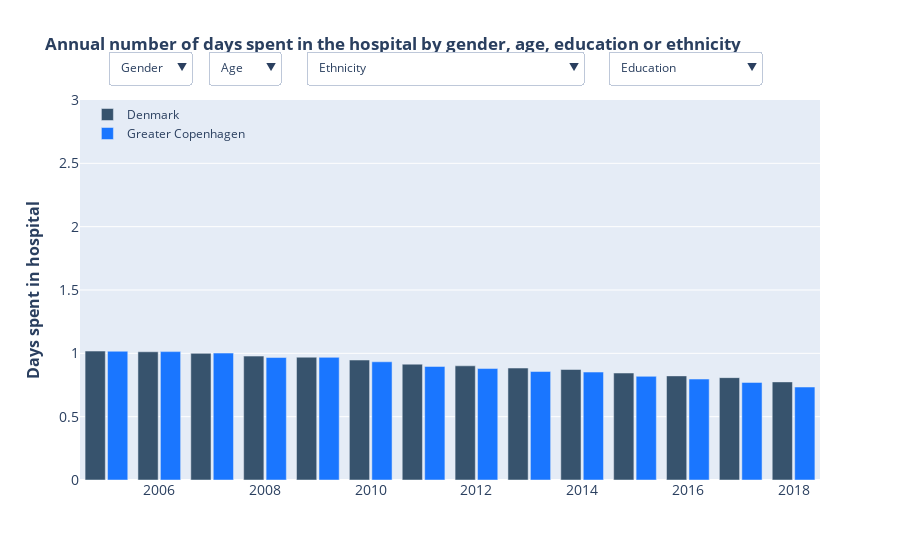

Source (notebook cell):
### Markdown cell above
### Interactive visualization for days in hospital with filters for age, gender, education and ethnicity

### Code cell
# Create the initial plot
fig = go.Figure()
# Line plot (commented out)
#fig = px.line(df_income, x='year', y='count', color='municipality', markers=True, width=900, height=400)
#fig.update_traces(line_color='rgb(55, 83, 109)', selector=dict(name='Denmark'))
#fig.update_traces(line_color='rgb(26, 118, 255)', selector=dict(name='Greater Copenhagen'))
# Bar plot 
fig.add_trace(go.Bar(x=years,
                y=dk_yearly_avg_hosp_days,
                name='Denmark',
                marker_color='rgb(55, 83, 109)'
                ))
fig.add_trace(go.Bar(x=years,
                y=cop_yearly_avg_hosp_days,
                name='Greater Copenhagen',
                marker_color='rgb(26, 118, 255)'
                ))

# Define the dropdown menu
genders = df_cop_dk.gender.unique()
buttons = []
# Add button for all genders
buttons.append(dict(method='update',
                    label='Gender',
                    args=[{'x': [years]*2,
                           'y': [dk_yearly_avg_hosp_days, cop_yearly_avg_hosp_days],
                           'visible': [True]*2}],
                    )
             )


# Add button for each gender
for gender in genders:
    dk_yearly_avg_count = df_cop_dk[(df_cop_dk.municipality=='Denmark') & (df_cop_dk.gender==gender)].groupby(['year', 'municipality', 'gender'])['weighted_days_gen_mun'].sum()
    cop_yearly_avg_count = df_cop_dk[(df_cop_dk.municipality=='Greater Copenhagen') & (df_cop_dk.gender==gender)].groupby(['year', 'municipality', 'gender'])['weighted_days_gen_mun'].sum()
    buttons.append(dict(method='update',
                        label=gender,
                        args=[{'x': [years]*2,
                               'y': [dk_yearly_avg_count, cop_yearly_avg_count],
                               'visible': [True]*2}],
                        )
                        # add selection to the list of visible values
                        
                 )

# Define the dropdown menu for Age
ages = df_cop_dk.age.unique()
buttons_2 = []
# Add button for all ages
buttons_2.append(dict(method='update',
                    label='Age',
                    args=[{'x': [years]*4,
                           'y': [dk_yearly_avg_hosp_days, cop_yearly_avg_hosp_days],
                           'visible': [True]*4}],
                    )
             )
# Add button for each age
for age in ages:
    age_dk_yearly_avg_count = df_cop_dk[(df_cop_dk.municipality=='Denmark') & (df_cop_dk.age==age)].groupby(['year', 'municipality', 'age'])['weighted_days_age_mun'].sum()
    age_cop_yearly_avg_count = df_cop_dk[(df_cop_dk.municipality=='Greater Copenhagen') & (df_cop_dk.age==age)].groupby(['year', 'municipality', 'age'])['weighted_days_age_mun'].sum()
    buttons_2.append(dict(method='update',
                        label=age,
                        args=[{'x': [years]*4,
                               'y': [age_dk_yearly_avg_count, age_cop_yearly_avg_count],
                               'visible': [True]*4}],
                        )
                 )
    
# Define the dropdown menu for ethnicity
ethnicities = df_cop_dk.ethnicity.unique()
buttons_3 = []
# Add button for all ethnicities
buttons_3.append(dict(method='update',
                    label='Ethnicity',
                    args=[{'x': [years]*3,
                           'y': [dk_yearly_avg_hosp_days, cop_yearly_avg_hosp_days],
                           'visible': [True]*3}],
                    )
             )
# Add button for each ehtnicity
for ethnicity in ethnicities:
    eth_dk_yearly_avg_count = df_cop_dk[(df_cop_dk.municipality=='Denmark') & (df_cop_dk.ethnicity==ethnicity)].groupby(['year', 'municipality', 'ethnicity'])['weighted_days_eth_mun'].sum()
    eth_cop_yearly_avg_count = df_cop_dk[(df_cop_dk.municipality=='Greater Copenhagen') & (df_cop_dk.ethnicity==ethnicity)].groupby(['year', 'municipality', 'ethnicity'])['weighted_days_eth_mun'].sum()
    buttons_3.append(dict(method='update',
                        label=ethnicity,
                        args=[{'x': [years]*3,
                               'y': [eth_dk_yearly_avg_count, eth_cop_yearly_avg_count],
                               'visible': [True]*3}],
    )
                       )
    
# Define the dropdown menu for education
educations = df_cop_dk.education.unique()
buttons_4 = []
# Add button for all educations
buttons_4.append(dict(method='update',
                    label='Education',
                    args=[{'x': [years]*2,
                           'y': [dk_yearly_avg_hosp_days, cop_yearly_avg_hosp_days],
                           'visible': [True]*2}],
                    )
             )
# Add button for each education
for education in educations:
    edu_dk_yearly_avg_count = df_cop_dk[(df_cop_dk.municipality=='Denmark') & (df_cop_dk.education==education)].groupby(['year', 'municipality', 'education'])['weighted_days_edu_mun'].sum()
    edu_cop_yearly_avg_count = df_cop_dk[(df_cop_dk.municipality=='Greater Copenhagen') & (df_cop_dk.education==education)].groupby(['year', 'municipality', 'education'])['weighted_days_edu_mun'].sum()
    buttons_4.append(dict(method='update',
                        label=education,
                        args=[{'x': [years]*2,
                               'y': [edu_dk_yearly_avg_count, edu_cop_yearly_avg_count],
                               'visible': [True]*2}],
    )
                       )

updatemenus = [{'buttons': buttons,
                'direction': 'down',
                'showactive': True,
                'active': 0,
                'y': 1.13,
                'x': 0.15}, 
                {'buttons': buttons_2,
                 'direction': 'down',
                 'showactive': True,
                 'active': 0,
                 'y': 1.13,
                 'x': 0.27}, 
                 {'buttons': buttons_3,
                 'direction': 'down',
                 'showactive': True,
                 'active': 0,
                 'y': 1.13,
                 'x': 0.68},
                 {'buttons': buttons_4,
                 'direction': 'down',
                 'showactive': True,
                 'active': 0,
                 'y': 1.13,
                 'x': 0.92}]


# Update the layout to add the dropdown menu and set the title
fig.update_layout(
    updatemenus=updatemenus,
    title='<b>Annual number of days spent in the hospital by gender, age, education or ethnicity<b>',
    xaxis_tickfont_size=14,
    xaxis=dict(
              title='',
              titlefont_size=16,
              domain=[0, 1],
    ),
    # fix the yaxis range to be the same for all plots
    yaxis=dict(
        title='<b>Days spent in hospital<b>',
        titlefont_size=16,
        tickfont_size=14,
        range=[0, 3],
    ),
    legend=dict(
        title='',
        x=0.01,
        y=1,
        bgcolor='rgba(255, 255, 255, 0)',
        bordercolor='rgba(255, 255, 255, 0)'
    ),
    barmode='group',
    bargap=0.15, # gap between bars of adjacent location coordinates.
    bargroupgap=0.1 # gap between bars of the same location coordinate.
)
fig.write_html('dk_cph_days_hospital_bar.html')
fig.show()

### Figure 1 — Plotly figure (JSON) as saved in the notebook; plotly's stock layout.template omitted (floating-point values rounded to 4 significant figures)
{"data": [{"marker": {"color": "rgb(55, 83, 109)"}, "name": "Denmark", "type": "bar", "x": [2005, 2006, 2007, 2008, 2009, 2010, 2011, 2012, 2013, 2014, 2015, 2016, 2017, 2018], "y": [1.018, 1.012, 0.9998, 0.9782, 0.9695, 0.9472, 0.9145, 0.9014, 0.8838, 0.8723, 0.8445, 0.822, 0.8082, 0.7745]}, {"marker": {"color": "rgb(26, 118, 255)"}, "name": "Greater Copenhagen", "type": "bar", "x": [2005, 2006, 2007, 2008, 2009, 2010, 2011, 2012, 2013, 2014, 2015, 2016, 2017, 2018], "y": [1.016, 1.013, 1.002, 0.9669, 0.9682, 0.9333, 0.8965, 0.8799, 0.8565, 0.8521, 0.8183, 0.7969, 0.7704, 0.734]}], "layout": {"bargap": 0.15, "bargroupgap": 0.1, "barmode": "group", "legend": {"bgcolor": "rgba(255, 255, 255, 0)", "bordercolor": "rgba(255, 255, 255, 0)", "title": {"text": ""}, "x": 0.01, "y": 1}, "title": {"text": "<b>Annual number of days spent in the hospital by gender, age, education or ethnicity<b>"}, "updatemenus": [{"active": 0, "buttons": [{"args": [{"visible": [true, true], "x": [[2005, 2006, 2007, 2008, 2009, 2010, 2011, 2012, 2013, 2014, 2015, 2016, 2017, 2018], [2005, 2006, 2007, 2008, 2009, 2010, 2011, 2012, 2013, 2014, 2015, 2016, 2017, 2018]], "y": [[1.018, 1.012, 0.9998, 0.9782, 0.9695, 0.9472, 0.9145, 0.9014, 0.8838, 0.8723, 0.8445, 0.822, 0.8082, 0.7745], [1.016, 1.013, 1.002, 0.9669, 0.9682, 0.9333, 0.8965, 0.8799, 0.8565, 0.8521, 0.8183, 0.7969, 0.7704, 0.734]]}], "label": "Gender", "method": "update"}, {"args": [{"visible": [true, true], "x": [[2005, 2006, 2007, 2008, 2009, 2010, 2011, 2012, 2013, 2014, 2015, 2016, 2017, 2018], [2005, 2006, 2007, 2008, 2009, 2010, 2011, 2012, 2013, 2014, 2015, 2016, 2017, 2018]], "y": [[1.008, 1.009, 0.9959, 0.9772, 0.9709, 0.9511, 0.9262, 0.918, 0.9079, 0.8986, 0.8702, 0.8493, 0.8375, 0.8054], [0.9774, 0.9874, 0.9652, 0.9444, 0.9381, 0.9145, 0.881, 0.8686, 0.8433, 0.8456, 0.8161, 0.7997, 0.7698, 0.74]]}], "label": "Men", "method": "update"}, {"args": [{"visible": [true, true], "x": [[2005, 2006, 2007, 2008, 2009, 2010, 2011, 2012, 2013, 2014, 2015, 2016, 2017, 2018], [2005, 2006, 2007, 2008, 2009, 2010, 2011, 2012, 2013, 2014, 2015, 2016, 2017, 2018]], "y": [[1.027, 1.016, 1.004, 0.9791, 0.9681, 0.9434, 0.9031, 0.8853, 0.8604, 0.8467, 0.8193, 0.7953, 0.7796, 0.7443], [1.053, 1.038, 1.037, 0.9883, 0.9966, 0.951, 0.9111, 0.8907, 0.8689, 0.8582, 0.8205, 0.7942, 0.771, 0.7283]]}], "label": "Women", "method": "update"}], "direction": "down", "showactive": true, "x": 0.15, "y": 1.13}, {"active": 0, "buttons": [{"args": [{"visible": [true, true, true, true], "x": [[2005, 2006, 2007, 2008, 2009, 2010, 2011, 2012, 2013, 2014, 2015, 2016, 2017, 2018], [2005, 2006, 2007, 2008, 2009, 2010, 2011, 2012, 2013, 2014, 2015, 2016, 2017, 2018], [2005, 2006, 2007, 2008, 2009, 2010, 2011, 2012, 2013, 2014, 2015, 2016, 2017, 2018], [2005, 2006, 2007, 2008, 2009, 2010, 2011, 2012, 2013, 2014, 2015, 2016, 2017, 2018]], "y": [[1.018, 1.012, 0.9998, 0.9782, 0.9695, 0.9472, 0.9145, 0.9014, 0.8838, 0.8723, 0.8445, 0.822, 0.8082, 0.7745], [1.016, 1.013, 1.002, 0.9669, 0.9682, 0.9333, 0.8965, 0.8799, 0.8565, 0.8521, 0.8183, 0.7969, 0.7704, 0.734]]}], "label": "Age", "method": "update"}, {"args": [{"visible": [true, true, true, true], "x": [[2005, 2006, 2007, 2008, 2009, 2010, 2011, 2012, 2013, 2014, 2015, 2016, 2017, 2018], [2005, 2006, 2007, 2008, 2009, 2010, 2011, 2012, 2013, 2014, 2015, 2016, 2017, 2018], [2005, 2006, 2007, 2008, 2009, 2010, 2011, 2012, 2013, 2014, 2015, 2016, 2017, 2018], [2005, 2006, 2007, 2008, 2009, 2010, 2011, 2012, 2013, 2014, 2015, 2016, 2017, 2018]], "y": [[0.4357, 0.4283, 0.4262, 0.4027, 0.4036, 0.3936, 0.3662, 0.3596, 0.3377, 0.3374, 0.3217, 0.3233, 0.3074, 0.2851], [0.3762, 0.3731, 0.3871, 0.3554, 0.3616, 0.3412, 0.3324, 0.3259, 0.3216, 0.3204, 0.307, 0.3177, 0.3059, 0.277]]}], "label": "30-39", "method": "update"}, {"args": [{"visible": [true, true, true, true], "x": [[2005, 2006, 2007, 2008, 2009, 2010, 2011, 2012, 2013, 2014, 2015, 2016, 2017, 2018], [2005, 2006, 2007, 2008, 2009, 2010, 2011, 2012, 2013, 2014, 2015, 2016, 2017, 2018], [2005, 2006, 2007, 2008, 2009, 2010, 2011, 2012, 2013, 2014, 2015, 2016, 2017, 2018], [2005, 2006, 2007, 2008, 2009, 2010, 2011, 2012, 2013, 2014, 2015, 2016, 2017, 2018]], "y": [[0.5627, 0.539, 0.5368, 0.5087, 0.5009, 0.4826, 0.469, 0.4577, 0.4473, 0.4285, 0.4195, 0.4009, 0.3899, 0.3631], [0.5475, 0.5346, 0.5144, 0.4847, 0.489, 0.4607, 0.465, 0.4456, 0.4398, 0.4177, 0.4069, 0.3967, 0.3816, 0.349]]}], "label": "40-49", "method": "update"}, {"args": [{"visible": [true, true, true, true], "x": [[2005, 2006, 2007, 2008, 2009, 2010, 2011, 2012, 2013, 2014, 2015, 2016, 2017, 2018], [2005, 2006, 2007, 2008, 2009, 2010, 2011, 2012, 2013, 2014, 2015, 2016, 2017, 2018], [2005, 2006, 2007, 2008, 2009, 2010, 2011, 2012, 2013, 2014, 2015, 2016, 2017, 2018], [2005, 2006, 2007, 2008, 2009, 2010, 2011, 2012, 2013, 2014, 2015, 2016, 2017, 2018]], "y": [[0.939, 0.9167, 0.9081, 0.8601, 0.8324, 0.8321, 0.7943, 0.766, 0.7341, 0.7289, 0.6917, 0.6662, 0.6465, 0.619], [1.013, 0.988, 0.9918, 0.9218, 0.9079, 0.9103, 0.85, 0.824, 0.7777, 0.7847, 0.7476, 0.7052, 0.6734, 0.6325]]}], "label": "50-59", "method": "update"}, {"args": [{"visible": [true, true, true, true], "x": [[2005, 2006, 2007, 2008, 2009, 2010, 2011, 2012, 2013, 2014, 2015, 2016, 2017, 2018], [2005, 2006, 2007, 2008, 2009, 2010, 2011, 2012, 2013, 2014, 2015, 2016, 2017, 2018], [2005, 2006, 2007, 2008, 2009, 2010, 2011, 2012, 2013, 2014, 2015, 2016, 2017, 2018], [2005, 2006, 2007, 2008, 2009, 2010, 2011, 2012, 2013, 2014, 2015, 2016, 2017, 2018]], "y": [[2.521, 2.462, 2.376, 2.319, 2.276, 2.192, 2.107, 2.071, 2.03, 1.992, 1.921, 1.86, 1.827, 1.745], [2.918, 2.859, 2.772, 2.686, 2.677, 2.572, 2.469, 2.441, 2.388, 2.389, 2.296, 2.232, 2.156, 2.066]]}], "label": "60-65", "method": "update"}], "direction": "down", "showactive": true, "x": 0.27, "y": 1.13}, {"active": 0, "buttons": [{"args": [{"visible": [true, true, true], "x": [[2005, 2006, 2007, 2008, 2009, 2010, 2011, 2012, 2013, 2014, 2015, 2016, 2017, 2018], [2005, 2006, 2007, 2008, 2009, 2010, 2011, 2012, 2013, 2014, 2015, 2016, 2017, 2018], [2005, 2006, 2007, 2008, 2009, 2010, 2011, 2012, 2013, 2014, 2015, 2016, 2017, 2018]], "y": [[1.018, 1.012, 0.9998, 0.9782, 0.9695, 0.9472, 0.9145, 0.9014, 0.8838, 0.8723, 0.8445, 0.822, 0.8082, 0.7745], [1.016, 1.013, 1.002, 0.9669, 0.9682, 0.9333, 0.8965, 0.8799, 0.8565, 0.8521, 0.8183, 0.7969, 0.7704, 0.734]]}], "label": "Ethnicity", "method": "update"}, {"args": [{"visible": [true, true, true], "x": [[2005, 2006, 2007, 2008, 2009, 2010, 2011, 2012, 2013, 2014, 2015, 2016, 2017, 2018], [2005, 2006, 2007, 2008, 2009, 2010, 2011, 2012, 2013, 2014, 2015, 2016, 2017, 2018], [2005, 2006, 2007, 2008, 2009, 2010, 2011, 2012, 2013, 2014, 2015, 2016, 2017, 2018]], "y": [[1.055, 1.052, 1.042, 1.022, 1.015, 0.9952, 0.9623, 0.9488, 0.9336, 0.9235, 0.899, 0.8779, 0.868, 0.8332], [1.091, 1.095, 1.086, 1.051, 1.06, 1.024, 0.9867, 0.9692, 0.9478, 0.9476, 0.9199, 0.9005, 0.8753, 0.8369]]}], "label": "Danish", "method": "update"}, {"args": [{"visible": [true, true, true], "x": [[2005, 2006, 2007, 2008, 2009, 2010, 2011, 2012, 2013, 2014, 2015, 2016, 2017, 2018], [2005, 2006, 2007, 2008, 2009, 2010, 2011, 2012, 2013, 2014, 2015, 2016, 2017, 2018], [2005, 2006, 2007, 2008, 2009, 2010, 2011, 2012, 2013, 2014, 2015, 2016, 2017, 2018]], "y": [[0.6556, 0.636, 0.6153, 0.5845, 0.5809, 0.5502, 0.5239, 0.5269, 0.5027, 0.4944, 0.46, 0.4424, 0.4205, 0.3983], [0.6357, 0.6093, 0.6077, 0.5803, 0.5522, 0.5489, 0.5199, 0.5235, 0.4989, 0.4971, 0.455, 0.4402, 0.4249, 0.4012]]}], "label": "Immigrants and descendants", "method": "update"}, {"args": [{"visible": [true, true, true], "x": [[2005, 2006, 2007, 2008, 2009, 2010, 2011, 2012, 2013, 2014, 2015, 2016, 2017, 2018], [2005, 2006, 2007, 2008, 2009, 2010, 2011, 2012, 2013, 2014, 2015, 2016, 2017, 2018], [2005, 2006, 2007, 2008, 2009, 2010, 2011, 2012, 2013, 2014, 2015, 2016, 2017, 2018]], "y": [[0.5082, 0.4872, 0.4804, 0.4698, 0.4593, 0.434, 0.4366, 0.4429, 0.423, 0.4251, 0.395, 0.4023, 0.3825, 0.3822], [0.4106, 0.3922, 0.4121, 0.4118, 0.4013, 0.3912, 0.3939, 0.3968, 0.3953, 0.3896, 0.3648, 0.3724, 0.3643, 0.3578]]}], "label": "Non-western immigrants and descendants", "method": "update"}], "direction": "down", "showactive": true, "x": 0.68, "y": 1.13}, {"active": 0, "buttons": [{"args": [{"visible": [true, true], "x": [[2005, 2006, 2007, 2008, 2009, 2010, 2011, 2012, 2013, 2014, 2015, 2016, 2017, 2018], [2005, 2006, 2007, 2008, 2009, 2010, 2011, 2012, 2013, 2014, 2015, 2016, 2017, 2018]], "y": [[1.018, 1.012, 0.9998, 0.9782, 0.9695, 0.9472, 0.9145, 0.9014, 0.8838, 0.8723, 0.8445, 0.822, 0.8082, 0.7745], [1.016, 1.013, 1.002, 0.9669, 0.9682, 0.9333, 0.8965, 0.8799, 0.8565, 0.8521, 0.8183, 0.7969, 0.7704, 0.734]]}], "label": "Education", "method": "update"}, {"args": [{"visible": [true, true], "x": [[2005, 2006, 2007, 2008, 2009, 2010, 2011, 2012, 2013, 2014, 2015, 2016, 2017, 2018], [2005, 2006, 2007, 2008, 2009, 2010, 2011, 2012, 2013, 2014, 2015, 2016, 2017, 2018]], "y": [[0.7071, 0.7009, 0.6934, 0.6705, 0.6741, 0.6527, 0.6407, 0.6345, 0.6131, 0.6116, 0.5863, 0.5731, 0.5555, 0.5379], [0.6585, 0.674, 0.6559, 0.6248, 0.631, 0.6111, 0.5939, 0.5887, 0.5643, 0.5708, 0.534, 0.5273, 0.5057, 0.49]]}], "label": "Higher education", "method": "update"}, {"args": [{"visible": [true, true], "x": [[2005, 2006, 2007, 2008, 2009, 2010, 2011, 2012, 2013, 2014, 2015, 2016, 2017, 2018], [2005, 2006, 2007, 2008, 2009, 2010, 2011, 2012, 2013, 2014, 2015, 2016, 2017, 2018]], "y": [[1.111, 1.108, 1.097, 1.079, 1.069, 1.049, 1.012, 0.9991, 0.9857, 0.9737, 0.9484, 0.9257, 0.9169, 0.8787], [1.167, 1.161, 1.158, 1.127, 1.132, 1.096, 1.056, 1.039, 1.022, 1.019, 0.9946, 0.9717, 0.949, 0.9025]]}], "label": "No higher education", "method": "update"}], "direction": "down", "showactive": true, "x": 0.92, "y": 1.13}], "xaxis": {"domain": [0, 1], "tickfont": {"size": 14}, "title": {"font": {"size": 16}, "text": ""}}, "yaxis": {"range": [0, 3], "tickfont": {"size": 14}, "title": {"font": {"size": 16}, "text": "<b>Days spent in hospital<b>"}}}}
